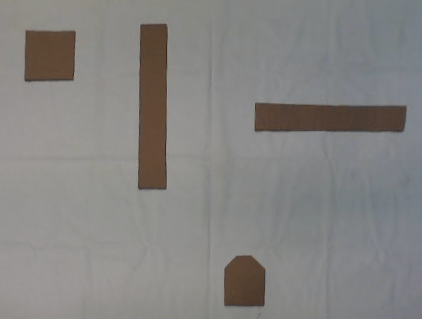
#> input picture images/Map.png, 422 x 319 px, found by its file name; the run also reads 1 picture not shown here
$ jupyter execute --allow-errors Report.ipynb
#> lines starting #> are read from the running program, lines starting #| are printed output that depends on the picture; after the words box and inside, x2 and y2 are one past the last pixel; in counts of white or black regions, pixels touching at a corner belong together
#> further down, image is the input picture: shape (319, 422, 3); mean B, G, R 129.8, 131.7, 133.1
# Project Introduction and Group Members

This is an academic project for the course Basics of Mobile Robotics taught at EPFL in winter 2021.
<br>
This project was done by:<br>
<br>Mariam Hassan
<br>Nay Abi Akl
<br>Alaa Abboud
<br>Luca Zunino
<br> <br>


# Project Demo

Please check the videos below for a demonstration of multiple paths, different maps and different type of obstacles. In every tested situation, Thymio was able to follow the optimal path while avoiding the obstacles introduced and to reach its final goal destination.
<br>The first two demos show the optimal path plotted on a top view streaming of the map along with a video of Thymio following the path while avoiding local obstacles.
<br>The third demo shows another Thymio used as a dynamic obstacle representing a drunk car crossing the optimal path.
<br>The fourth demo shows that the camera was obstructed and Thymio was able to continue following its path.
<br>
1. https://youtu.be/Htc53pRaKMg
<br>
2. https://youtu.be/Bnllt1kFHOY
<br>
3. https://youtu.be/Du3KwuTA3x0
<br>
4. https://youtu.be/J9pF1u8dQ0c

# Installation of all necessary libraries <a class="anchor" id="Installationofallnecessarylibraries"></a>

pip uninstall opencv-python

# Import all necessary libraries  <a class="anchor" id="Installationofallnecessarylibraries"></a>

[cell 1]
import os
import cv2
import math
import time
import sys
import glob
import timeit
import imutils
import numpy as np
import sympy as sym
from copy import deepcopy
from scipy.special import comb
import matplotlib.pyplot as plt
from imutils.video import VideoStream
from matplotlib.patches import Polygon
from extremitypathfinder import PolygonEnvironment
from extremitypathfinder.helper_classes import Vertex
from extremitypathfinder.plotting import PlottingEnvironment
from extremitypathfinder.helper_fcts import find_visible, find_within_range

# Environment <a class="anchor" id="ThymioCalibration"></a>

<div style="text-align: justify"> The map we considered during the testing phase and that we will use during the live demonstration represents some of the most iconic EPFL's buildings. In the left-hand-side image below, a satellite view of the EPFL campus is shown, on which we highlighted the buildings we used as static obstacles in our map. In the central image below, the map we use is shown. All the obstacles are 3-dimensional, not in scale, and are built using LEGO® bricks; they are represented using the same colour on the satellite image and the map. Note that, even if we imagined our static obstacles like buildings, and therefore not displaceable, the map is not hard-coded in any way: if we displace the buildings, we obtain a different map that can directly be used for tests.
From demo to demo, we are changing the start and/or the goal position of Thymio, that we imagined being a poor student that has to cross the whole campus in the most efficient way to be able to attend all lectures... it even has its CAMIPRO card (see right-hand-side image below)! Thymio has an ArUco marker to allow detecting it, and also the goal position is specified by an ArUco marker.</div>

<table><tr>
<td>  </td>
<td>  </td>
    <td>  </td>
</tr></table>

<br>

<div style="text-align: justify"> We then considered additional 3-dimensional obstacles that are added in different positions after the optimal path had been computed and Thymio had started moving: the purpose of these obstacles is to test local obstacle avoidance. We have tried using objects of different shapes and dimensions to test the robustness of our code, but during the live demonstration, we will mainly use two kinds of obstacles: </div>

* Another Thymio, static, that represents a student that is trying to reach the classroom in time for the lecture (left-hand-side image below);
* A yellow LEGO® building, static, that represents Chalet AGEP’ (right-hand-side image below). <br>

<div style="text-align: justify"> Note that, on the two images below, also the ArUco markers used to identify Thymio and the goal are displayed. </div>

<table><tr>
<td>  </td>
<td>  </td>
</tr></table>

# Thymio Calibration <a class="anchor" id="ThymioCalibration"></a>

<br>
<div style="text-align: justify">
No two motors rotate precisely the same: a given power level may result in different rotational speeds of the two motors. Therefore, calibration was needed to ensure that Thymio moves straight when instructed to do so. Thymio was calibrated according to the instructions found on the website: http://aseba.wikidot.com/en:thymiomotorcalibration .

Before calibration, Thymio was not moving perfectly straight when instructed to do so; this behaviour can be seen in the leftmost picture below. After calibration, the movement improved a lot (see middle-right and rightmost pictures). <br>
The calibrated robot was the one used in all the trials and in the live demo. </div>

<table><tr>
<td>  </td>
<td>  </td>
<td>  </td>
<td>  </td>
</tr></table>

<div style="text-align: center"> Leftmost: before calibration. Middle-left: during calibration. Middle-right and rightmost: after calibration. </div>

# Orthogonal Projection Transformation

The camera plays a crucial role in this project. Not only is it used to take a picture of the map, which will then be processed to detect contours, vertices and visibility graphs, but it is the sensor upon which our Localization algorithm works.

To do the above, whatever frames provided by the camera and used for localization need to be parallel to the physical map we have, which is located on the ground. The concept is similar to one of the case studies discussed in class, whereby mounting a camera on top of the robot facing the ceiling would provide smoother and better localization as the ceiling is parallel to the 2D space the robot moves in.

Here, we wanted our camera output to be an image parallel to the 2D map the robot is navigating, such that we can have a linear mapping from the robot's location (in pixels) inside the camera's frame to its actual location (x,y) millimeters away from a certain reference frame (taken to be the starting position of the robot), in the physicaL map / 2D space.

Thus, the camera lens should be directed orthogonally towards the map, such that we get a pure top-view of the map. However, we lacked the necessary physical support to fix the camera in such a way and subsequently had to depend on our 'Frugal' creativity, using our software knowledge to compensate for the lack of physical resources.

The camera is fixed on a typical stand, with an oblique view of the map, as shown below:

 <br>

The four corners of the map are then detected manually using trackbars, with the pixel location of each corner extracted from the two intersecting trackbars.

The 4 corners of the map are then detected manually using trackbars, with the pixel location of each corner extracted from the 2 intersecting trackbars.

<table><tr>
<td>  </td>
<td>  </td>
</tr></table>

The figures above showcase how we manually get the map's top left corner pixel location, through the intersection of two purple trackbar lines. The same approach is repeated to get all 4 corners. The code to do so is included in a separate notebook (Camera_Calibration_Process). Note that this is a camera calibration process done prior to videostreaming for the purpose of localization or taking images of the map.

Having the location of the four corners, we apply a sequence of perspective transformation and image warping to obtain the orthogonal to-view projection we need. The sequence is, in simple terms, a process of rotating, elongating, and scaling the input image. Through it, we transform the trapezoidal view of our map into a top-view one.

The sequence is applied using cv2.getPerspectiveTransform (which outputs the transformation matrix needed) and the cv2.warpPerspective function (which outputs the warped / transformed image) from the OpenCV library.

However, using these two functions by themselves gave us a transformed image that distorted the aspect ratio of our physical map. In other words, it changes the relative sizes and measurements of the map and the objects inside it. to showcase the seriousness of this side effect, we present the following transformation of an oblique view taken of an EPFL magazine hardcover and the corresponding top-view transformation.

<table><tr>
<td>  </td>
<td>  </td>
</tr></table>

We thus had to complement the above sequence with additional lines of code such that the transformation not only outputs a top-view but also respects the aspect ratio of the physical map. Below is an image of the top-view transformation of the notebook after implementing our modifications.

<br>

To do so, we wrote a function warp_ar_perserved(), whereby it utilizes the real-life size ratio (Width / Height) of a reference object in our camera frame, taken to be the ratio of our physical map borders (or of the notebook for the above showcase example). The ratio is used to dictate by how much the trapezoidal corners of our map in the oblique view should be rotated and scaled with respect to each other, preserving the aspect ratio in the process! It only took us an extra four lines of code to add this feature, and the results were satisfactory.

 <br>

Note that the new projected frame takes the map borders as its borders, removing unnecessary surrounding environment  (like the carpet shown) and isolating the map alone.

Now that our camera gives a top view parallel to our map, Mapping from pixel location (inside the camera frame) to a real-life 2D pose of the robot becomes a linear process. The pixel location of the ro

[cell 2]
# [33 lines left out: function warp_ar_perserved, not called in this run]

# Initialization of parameters <a class="anchor" id="Initializationofparameters"></a>

<div style="text-align: justify"> The first variables in our code correspond to the actual size of our map in width and height specified as global variables. <br>

 After performing the warp perspective, we obtain a list of points and lengths representing the size of the image that will be obtained. These will also be initialized at the start of the code as global variables. <br>

Since we can extract distance information from the image in pixels, we will need to transform this distance into millimeters. This transformation is based on a simple calculation: we know that the real height and real width of the map in mm correspond to the warped height and warped width in pixels, we will use the ratio of the former (real) over the latter (warped) to convert any distance in pixel to mm, depending on whether the distance is in the 'x' or 'y' direction. Note that this is only viable because of the top view transformation explained previously. This conversion is used multiple times throughout the code, based on the variables defined below. A function will also be derived for this conversion in the code. </div>

[cell 3]
# Real dimensions of the environment (white table sheet) in mm
real_width = 1310
real_height = 990
real_ratio = real_width/real_height

# Corner points of the trapezoidal map inputted to our top view perspective transformation function
# Top Left Point
tl = (100,116)
# Bottom Left Point
bl = (28,443)
# Top Right Point
tr = (535,123)
# Bottom Right Point
br = (621,443)

# Limits in height and width of the transformed environment
# Height lower limit (top of image)
h1=122
# Height upper limit (bottom of image)
h2=441
# Width lower limit (left of image)
w1=108
# Width upper limit (right of image)
w2=530

# Warped dimensions of the image in pixels as difference of upper and lower limits
warped_width = w2-w1
warped_height = h2-h1

# Contours and Vertices

<div style="text-align: justify">In order to follow a path in our map, we need first to find the contours of all obstacles present and find the vertices of each contour to get the visibility graph later on. We decided to apply this process to a pre-saved image of the map containing the cardboard obstacles and not the 3D lego obstacles used subsequently because this makes the vertices detection through image processing more accurate. Note that the map is not hard coded, and the obstacle locations could be changed, but that would require taking another image and going through the process of detecting the contours again.

<br>

1. Finding contours and vertices:

    Based on the open-CV Python tutorials mentioned in the references section, a contour is a curve joining all the continuous points (along the boundary), having the same color or intensity. The function "cv2.findContours" could be used to find such contours with higher accuracy on binary images. Therefore, in our code, we first use a Guassian blur kernel to better deal with weak edges and smoothen the image. A canny edge detection is then done on the grayscale image of the map (to be compatible with the input image taken by cv2.findContours). The other two parameters expected by the function are the contour retrieval mode and the contour approximation method. The contour retrieval mode accounts for the hierarchy of contours found in the image and specifies which should be returned out of this hierarchy. The below image shows an example of nested contours. In our case, since we are interested in the outer edge of each contour which represents an obstacle (we do not care if the obstacle is empty from the inside or if it has more internal edges since the robot cannot access these anyway), we used the external retrieval mode where all child contours are left behind, and only the eldest in every contour is taken care of.

    <br>
    The second argument is the contour approximation method to specify what coordinates of the contour to store. As we can see in the image below, we could store the whole line or just store the two edges of each line. Since we are interested in vertices, we will only store the edges by using the cv2.CHAIN_APPROX_SIMPLE argument.
    <br>

    We also use the built-in open-CV function "approxPolyDp" to get better precision and approximate polygonal contours' shape to the specified precision. It takes three arguments: the contour, epsilon which represents the maximum distance between the approximation and the original, and a boolean specifying if the contours are closed or not. In our case, epsilon is taken as a function of the arc length, and the contours are always considered as closed.<br>


2. Scaling contours function:

    When applying visibility graphs, the robot is taken as a point-like object; therefore, the contours found need to be scaled to account for the actual size of the robot. Ideally, the scaling is taken to be half the robot's size; in our case, 5.5cm is half of Thymio. However, to account for the lego obstacles, which are larger than the cardboard obstacles and give a slight margin of error, we decided to augment the obstacles by 2cm more, getting the final scale distance required to be 7.5cm = 75mm.

    In order to scale a contour, we make use of the "cv2.moments" function, which returns a dictionary of all moment values calculated. Based on these, we are able to obtain the centroid of each contour and subtract the coordinate of this center from the contour to translate it to the origin. Now, we can augment the contour by multiplying the coordinates by a scale factor. However, this scale factor is a percentage of the size of the contour and is not directly linked to the scaling distance we want. Therefore a more robust way is needed to augment.

    The method used focuses on two edges of the contour. Initially, the two edges are scaled up by 5%, and the distance between the original edge and the scaled edge is calculated. If the distance is sufficient (i.e. more than or equal to 75mm), the scaling factor is accepted and applied to all of the contour edges. If not, we loop again over the same process after increasing the scaling factor. Note that the calculation of distance between the two edges takes into account whether the edges are horizontal, vertical or at a certain slope. Also, note that the distance calculated between the edges corresponds to a distance in pixels, whereas the distance needed is specified in mm; therefore, a conversion from pixel to mm is needed to be able to compare the two distances.

    Note that the optimal method to augment the obstacles is different from this one. In fact, the optimal method consists of approximating Thymio as a circle (in order to account for all possible orientations) and performing the Minkowski sum between each obstacle and Thymio to obtain an augmented shape. However, the augmented shape will not have vertices at this point; therefore, it should then be approximated with a polygon shape with edges and vertices. However, because of the computational complexity of such a method, we decided to stick to the more straightforward method that we derived, which in some cases (where the obstacle has a big difference in width and height, such as the elongated rectangles used in our map) does not account for Thymio in all directions. Therefore, in some situations and depending at what angle Thymio is heading towards the vertex, it might risk being too close to the obstacle, but this will be corrected using the local obstacle avoidance.
</div>

[cell 4]
# A function to scale a contour
# Argument: the contour to be scaled, the scaling distance required
# Output: the scaled contour

def scale_contour(cnt, scale_dist):

    # Get the centroid of the contour
    M = cv2.moments(cnt)
    cx = int(M['m10']/M['m00'])
    cy = int(M['m01']/M['m00'])

    # Translate the contour to the origin by subtracting its center from every point
    cnt_norm = cnt - [cx, cy]

    # Work on one edge of the contour
    x1 = cnt_norm[0][0][0]
    y1 = cnt_norm[0][0][1]
    x2 = cnt_norm[1][0][0]
    y2 = cnt_norm[1][0][1]

    # Start with a 5% scaling
    i = 1.05

    # Flag indicating when the scaling factor is big enough
    correct_scale = False

    # Variable to hold the distance between the scaled and original edge
    dist = 0

    # Loop until the scaling factor generates the minimum distance required
    while (not(correct_scale)):

        # Scale the 4 points of the 2 edges
        x1_scaled = x1*i
        y1_scaled = y1*i
        x2_scaled = x2*i
        y2_scaled = y2*i

        # Get the distance between the scaled and original edge
        # If the edge is horizontal, the distance is equal to the difference in 'y'
        # Convert from pixel to mm w.r.t. the ratio in height
        if y1 == y2:
            dist = abs(y2_scaled - y2)*real_height/warped_height

        # If the edge is vertical, the distance is equal to the difference in 'x'
        # Convert from pixel to mm w.r.t. the ratio in width
        elif x1 == x2:
            dist = abs(x2_scaled - x2)*real_width/warped_width

        # If the edge has a slope, find the equation of line of the original and scaled egde (y = mx + b)
        # and calculate perpendicular distance between the two
        else:
            # Find the slope of each edge
            m_original = (y2-y1)/(x2-x1)
            m_scaled = (y2_scaled - y1_scaled)/(x2_scaled-x1_scaled)

            # Find the intercept of each edge
            b_original = y1 - m_original*x1
            b_scaled = y1_scaled - m_original*x1_scaled

            # Find the perpendicular distance between the scaled and original edges
            # Convert from pixel to mm w.r.t. the ratio in width to be more conservative
            # because this is the maximum between height and width
            dist = (abs(b_scaled-b_original))/(math.sqrt((m_original*m_original) + 1))*real_width/warped_width


        # Check if the distance is equal or greater than the required scale and break if it is the case
        if (dist >= scale_dist):
            correct_scale = True
            break
        # If the required scaling distance is not yet reached, loop again while increasing the scaling factor i
        else:
            i = i+0.01

    # Do the required scaling with the scaling factor found
    cnt_scaled = cnt_norm *i

    # Translate the contour back to the original place
    cnt_scaled = cnt_scaled + [cx, cy]
    cnt_scaled = cnt_scaled.astype(np.int32)

    return cnt_scaled


# A function to find vertices
# Argument: image to find vertices in
# Output: a list of lists containing the coordinates of vertices of each contour found in the image.

def find_vertices(image):

    #Load an image of the map
    fig = plt.figure(figsize=(16,9))
    ax1 = fig.add_subplot(221)
    ax1.title.set_text('Initial Image Of the Map')
    ax1.imshow(image)

    # Grayscale because cv2.findContours only takes grayscale images as input
    gray_img = cv2.cvtColor(image,cv2.COLOR_BGR2GRAY)
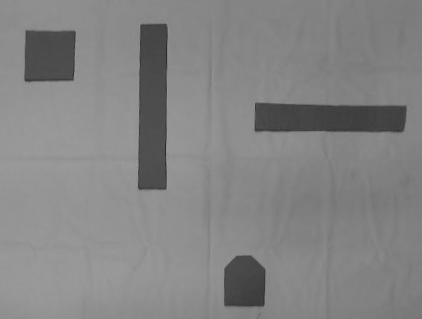
#> gray_img: shape (319, 422); min 43, max 153, mean 131.9

    # Use Gaussian Blur to filter out weak edges
    blurred_img = cv2.GaussianBlur(gray_img, (5,5),0)

    # Start by finding edges using Canny Edge detection to reduce noise when applying find contours function
    edged_img = cv2.Canny(blurred_img, 10 , 90)
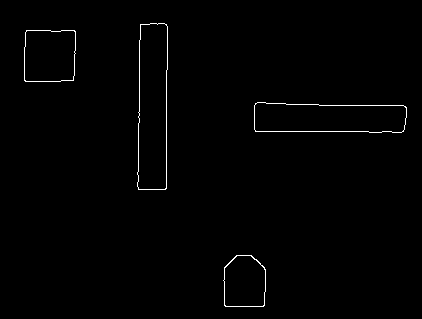
#> edged_img: shape (319, 422); 0.83% white in thin lines or dots, all inside (x1, y1, x2, y2) = (24, 23, 407, 307)
    ax2 = fig.add_subplot(222)
    ax2.title.set_text('Thresholded Image')
    ax2.imshow(edged_img)

    # Finding Contours
    # Function takes 3 inputs: image, retrieval mode, approximation mode
    # Use external as retrieval mode to account only for the outer edges
    # Use simple approximation to get the vertices
    contours, hierarchy = cv2.findContours(edged_img, cv2.RETR_EXTERNAL, cv2.CHAIN_APPROX_SIMPLE)
#> contours = 4 contours; box (x1, y1, x2, y2) and area: (137, 23, 168, 190) 4574, (254, 102, 407, 133) 4052, (24, 30, 76, 82) 2524, (223, 255, 266, 307) 1914

    # List to hold the vertices of augmented contours
    verticesList = []

    # Loop over every contour in the list of contours found
    # Scale the contour
    # Extract the vertices of each augmented contour
    # Append the vertices of each contour as a list of tuples

    for contour in contours:
        # The scaling distance is 75mm (Half of Thymio + Error margin)
        contour_augmented = scale_contour(contour, 75)

        # Approximate the vertices to the specified precision
        vertices = cv2.approxPolyDP(contour_augmented, 0.02*cv2.arcLength(contour,True), True)
        vertices = [tuple(vertices[i][0]) for i in range (len(vertices))]
        verticesList.append(vertices)
        print("Number of vertices of contour " +str(contours.index(contour)) + " is "  + str(len(vertices)))

        # Draw the vertices on the image for visualization
        for point in vertices:
            cv2.circle(image,(point[0],point[1]),5,(255,0,0),-1)
#> this loop made 2 passes
#> (cx in scale_contour, cy in scale_contour, x1 in scale_contour, y1 in scale_contour, x2 in scale_contour, y2 in scale_contour) on pass 1: (244, 282, -8, -27, -20, -15)
#> (printed output is left out)
#> (the rest of the program and of its run is left out)
